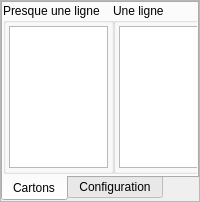
                        <widget class="QFrame" name="frame_2">
                            <property name="sizePolicy">
                                <sizepolicy hsizetype="Preferred" vsizetype="Expanding">
                                    <horstretch>0</horstretch>
                                    <verstretch>0</verstretch>
                                </sizepolicy>
                            </property>
                            <property name="minimumSize">
                                <size>
                                    <width>0</width>
                                    <height>200</height>
                                </size>
                            </property>
                            <property name="frameShape">
                                <enum>QFrame::StyledPanel</enum>
                            </property>
                            <property name="frameShadow">
                                <enum>QFrame::Plain</enum>
                            </property>
                            <layout class="QGridLayout" name="gridLayout_2">
                                <property name="leftMargin">
                                    <number>0</number>
                                </property>
                                <property name="topMargin">
                                    <number>0</number>
                                </property>
                                <property name="rightMargin">
                                    <number>0</number>
                                </property>
                                <property name="bottomMargin">
                                    <number>0</number>
                                </property>
                                <item row="0" column="0">
                                    <widget class="QTabWidget" name="tabWidget">
                                        <property name="minimumSize">
                                            <size>
                                                <width>0</width>
                                                <height>200</height>
                                            </size>
                                        </property>
                                        <property name="tabPosition">
                                            <enum>QTabWidget::South</enum>
                                        </property>
                                        <property name="currentIndex">
                                            <number>0</number>
                                        </property>
                                        <widget class="QWidget" name="tab">
                                            <attribute name="title">
                                                <string>Cartons</string>
                                            </attribute>
                                            <widget class="QGroupBox" name="groupBox_3">
                                                <property name="geometry">
                                                    <rect>
                                                        <x>0</x>
                                                        <y>0</y>
                                                        <width>111</width>
                                                        <height>171</height>
                                                    </rect>
                                                </property>
                                                <property name="title">
                                                    <string>Presque une ligne</string>
                                                </property>
                                                <property name="flat">
                                                    <bool>false</bool>
                                                </property>
                                                <property name="checkable">
                                                    <bool>false</bool>
                                                </property>
                                                <layout class="QGridLayout" name="gridLayout_3">
                                                    <property name="leftMargin">
                                                        <number>3</number>
                                                    </property>
                                                    <property name="topMargin">
                                                        <number>3</number>
                                                    </property>
                                                    <property name="rightMargin">
                                                        <number>3</number>
                                                    </property>
                                                    <property name="bottomMargin">
                                                        <number>3</number>
                                                    </property>
                                                    <item row="0" column="0">
                                                        <widget class="QTextEdit" name="textEdit">
                                                            <property name="horizontalScrollBarPolicy">
                                                                <enum>Qt::ScrollBarAlwaysOff</enum>
                                                            </property>
                                                        </widget>
                                                    </item>
                                                </layout>
                                            </widget>
                                            <widget class="QGroupBox" name="groupBox_4">
                                                <property name="geometry">
                                                    <rect>
                                                        <x>110</x>
                                                        <y>0</y>
                                                        <width>111</width>
                                                        <height>171</height>
                                                    </rect>
                                                </property>
                                                <property name="title">
                                                    <string>Une ligne</string>
                                                </property>
                                                <property name="flat">
                                                    <bool>false</bool>
                                                </property>
                                                <property name="checkable">
                                                    <bool>false</bool>
                                                </property>
                                                <layout class="QGridLayout" name="gridLayout_4">
                                                    <property name="leftMargin">
                                                        <number>3</number>
                                                    </property>
                                                    <property name="topMargin">
                                                        <number>3</number>
                                                    </property>
                                                    <property name="rightMargin">
                                                        <number>3</number>
                                                    </property>
                                                    <property name="bottomMargin">
                                                        <number>3</number>
                                                    </property>
                                                    <item row="0" column="0">
                                                        <widget class="QTextEdit" name="textEdit_2">
                                                            <property name="horizontalScrollBarPolicy">
                                                                <enum>Qt::ScrollBarAlwaysOff</enum>
                                                            </property>
                                                        </widget>
                                                    </item>
                                                </layout>
                                            </widget>
                                            <widget class="QGroupBox" name="groupBox_5">
                                                <property name="geometry">
                                                    <rect>
                                                        <x>220</x>
                                                        <y>0</y>
                                                        <width>111</width>
                                                        <height>171</height>
                                                    </rect>
                                                </property>
                                                <property name="title">
                                                    <string>Presque 2 lignes</string>
                                                </property>
                                                <property name="flat">
                                                    <bool>false</bool>
                                                </property>
                                                <property name="checkable">
                                                    <bool>false</bool>
                                                </property>
                                                <layout class="QGridLayout" name="gridLayout_5">
                                                    <property name="leftMargin">
                                                        <number>3</number>
                                                    </property>
                                                    <property name="topMargin">
                                                        <number>3</number>
                                                    </property>
                                                    <property name="rightMargin">
                                                        <number>3</number>
                                                    </property>
                                                    <property name="bottomMargin">
                                                        <number>3</number>
                                                    </property>
                                                    <item row="0" column="0">
                                                        <widget class="QTextEdit" name="textEdit_3">
                                                            <property name="horizontalScrollBarPolicy">
                                                                <enum>Qt::ScrollBarAlwaysOff</enum>
                                                            </property>
                                                        </widget>
                                                    </item>
                                                </layout>
                                            </widget>
                                            <widget class="QGroupBox" name="groupBox_6">
                                                <property name="geometry">
                                                    <rect>
                                                        <x>330</x>
                                                        <y>0</y>
                                                        <width>111</width>
                                                        <height>171</height>
                                                    </rect>
                                                </property>
                                                <property name="title">
                                                    <string>2 Lignes</string>
                                                </property>
                                                <property name="flat">
                                                    <bool>false</bool>
                                                </property>
                                                <property name="checkable">
                                                    <bool>false</bool>
                                                </property>
                                                <layout class="QGridLayout" name="gridLayout_6">
                                                    <property name="leftMargin">
                                                        <number>3</number>
                                                    </property>
                                                    <property name="topMargin">
                                                        <number>3</number>
                                                    </property>
                                                    <property name="rightMargin">
                                                        <number>3</number>
                                                    </property>
                                                    <property name="bottomMargin">
                                                        <number>3</number>
                                                    </property>
                                                    <item row="0" column="0">
                                                        <widget class="QTextEdit" name="textEdit_4">
                                                            <property name="horizontalScrollBarPolicy">
                                                                <enum>Qt::ScrollBarAlwaysOff</enum>
                                                            </property>
                                                        </widget>
                                                    </item>
                                                </layout>
                                            </widget>
                                            <widget class="QGroupBox" name="groupBox_7">
                                                <property name="geometry">
                                                    <rect>
                                                        <x>440</x>
                                                        <y>0</y>
                                                        <width>111</width>
                                                        <height>171</height>
                                                    </rect>
                                                </property>
                                                <property name="title">
                                                    <string>Presque carton</string>
                                                </property>
                                                <property name="flat">
                                                    <bool>false</bool>
                                                </property>
                                                <property name="checkable">
                                                    <bool>false</bool>
                                                </property>
                                                <layout class="QGridLayout" name="gridLayout_7">
                                                    <property name="leftMargin">
                                                        <number>3</number>
                                                    </property>
                                                    <property name="topMargin">
                                                        <number>3</number>
                                                    </property>
                                                    <property name="rightMargin">
                                                        <number>3</number>
                                                    </property>
                                                    <property name="bottomMargin">
                                                        <number>3</number>
                                                    </property>
                                                    <item row="0" column="0">
                                                        <widget class="QTextEdit" name="textEdit_5">
                                                            <property name="horizontalScrollBarPolicy">
                                                                <enum>Qt::ScrollBarAlwaysOff</enum>
                                                            </property>
                                                        </widget>
                                                    </item>
                                                </layout>
                                            </widget>
                                            <widget class="QGroupBox" name="groupBox_8">
                                                <property name="geometry">
                                                    <rect>
                                                        <x>550</x>
                                                        <y>0</y>
                                                        <width>111</width>
                                                        <height>171</height>
                                                    </rect>
                                                </property>
                                                <property name="title">
                                                    <string>Carton plein</string>
                                                </property>
                                                <property name="flat">
                                                    <bool>false</bool>
                                                </property>
                                                <property name="checkable">
                                                    <bool>false</bool>
                                                </property>
                                                <layout class="QGridLayout" name="gridLayout_8">
                                                    <property name="leftMargin">
                                                        <number>3</number>
                                                    </property>
                                                    <property name="topMargin">
                                                        <number>3</number>
                                                    </property>
                                                    <property name="rightMargin">
                                                        <number>3</number>
                                                    </property>
                                                    <property name="bottomMargin">
                                                        <number>3</number>
                                                    </property>
                                                    <item row="0" column="0">
                                                        <widget class="QTextEdit" name="textEdit_6">
                                                            <property name="horizontalScrollBarPolicy">
                                                                <enum>Qt::ScrollBarAlwaysOff</enum>
                                                            </property>
                                                        </widget>
                                                    </item>
                                                </layout>
                                            </widget>
                                            <widget class="QLabel" name="label_7">
                                                <property name="geometry">
                                                    <rect>
                                                        <x>670</x>
                                                        <y>10</y>
                                                        <width>131</width>
                                                        <height>16</height>
                                                    </rect>
                                                </property>
                                                <property name="text">
                                                    <string>Nombre de grilles en jeu</string>
                                                </property>
                                            </widget>
                                        </widget>
                                        <widget class="QWidget" name="tab_2">
                                            <attribute name="title">
                                                <string>Configuration</string>
                                            </attribute>
                                        </widget>
                                    </widget>
                                </item>
                            </layout>
                        </widget>
